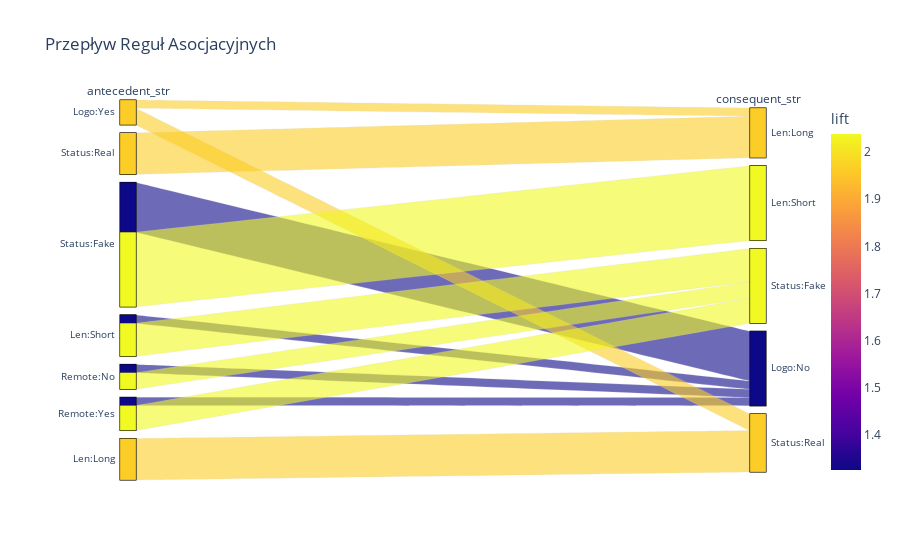

Notebook source saved alongside this figure:
### Markdown cell above
# Zadanie 16

### Code cell
import pandas as pd
import numpy as np
from mlxtend.preprocessing import TransactionEncoder
from mlxtend.frequent_patterns import apriori, association_rules
import plotly.express as px
import matplotlib.pyplot as plt

# 1. WCZYTANIE DANYCH
df = pd.read_csv('FakeJobs/fake_real_job_postings_3000x25.csv')

analysis_df = df.copy()

# 2. PRZETWARZANIE KOLUMN (PREPROCESSING)

# A. Mapowanie celu (is_fake) na czytelne etykiety
analysis_df['is_fake'] = analysis_df['is_fake'].map({1: 'Status:Fake', 0: 'Status:Real', '1': 'Status:Fake', '0': 'Status:Real'})

# B. Mapowanie zmiennych binarnych (has_logo, telecommuting)
analysis_df['has_logo'] = analysis_df['has_logo'].map({1: 'Logo:Yes', 0: 'Logo:No', '1': 'Logo:Yes', '0': 'Logo:No'})
analysis_df['telecommuting'] = analysis_df['telecommuting'].map({1: 'Remote:Yes', 0: 'Remote:No', '1': 'Remote:Yes', '0': 'Remote:No'})

# C. Dyskretyzacja długości tekstu (text_length)
analysis_df['Desc_Length'] = pd.cut(
    analysis_df['text_length'], 
    bins=3, 
    labels=['Len:Short', 'Len:Medium', 'Len:Long']
)

# D. Wybór kolumn do analizy
cols_to_use = [
    'is_fake', 
    'industry', 
    'employment_type', 
    'required_experience_years', 
    'education_level', 
    'job_function',
    'has_logo',
    'telecommuting',
    'Desc_Length',
    'location',
    'salary_range',
    'department',
    'posting_date',
    'application_deadline',
    'num_open_positions'
]

# Tworzymy podzbiór danych
analysis_df = analysis_df[cols_to_use].copy()

# Konwertujemy kolumny typu 'category' (np. Desc_Length) na zwykłe obiekty,
# aby móc wpisać tam dowolny tekst (np. 'Unknown').
for col in analysis_df.columns:
    if analysis_df[col].dtype.name == 'category':
        analysis_df[col] = analysis_df[col].astype('object')
        
# Teraz fillna zadziała bez błędu, bo nie ma już restrykcji kategorii
analysis_df.fillna('Unknown', inplace=True)

# Konwersja wszystkiego na string (dla pewności przed algorytmem Apriori)
for col in analysis_df.columns:
    analysis_df[col] = analysis_df[col].astype(str)

# 3. PRZYGOTOWANIE TRANSAKCJI DLA APRIORI
dataset = []
for index, row in analysis_df.iterrows():
    transaction = []
    for col in analysis_df.columns:
        val = row[col]
        # Pomijamy 'Unknown' żeby nie zaciemniać reguł
        if val != 'Unknown':
            # Jeśli kolumna to nie jest jedna z tych, które już mają prefiks (jak Status:Fake)
            if col not in ['is_fake', 'has_logo', 'telecommuting', 'Desc_Length']:
                transaction.append(f"{col}={val}")
            else:
                transaction.append(val)
    dataset.append(transaction)

# One-Hot Encoding
te = TransactionEncoder()
te_ary = te.fit(dataset).transform(dataset)
df_trans = pd.DataFrame(te_ary, columns=te.columns_)

print(f"Przygotowano {len(df_trans)} transakcji.")

# 4. GENEROWANIE REGUŁ
min_support = 0.16  # Lower if want more rules
min_confidence = 0.8

frequent_itemsets = apriori(df_trans, min_support=min_support, use_colnames=True)
rules = association_rules(frequent_itemsets, metric="confidence", min_threshold=min_confidence)

# 5. FILTROWANIE REGUŁ PROWADZĄCYCH DO 'FAKE'
print("Top reguły wskazujące na fałszywe ogłoszenia:")
fake_rules = rules[
    rules['consequents'].apply(lambda x: 'Status:Fake' in list(x))
]

if not fake_rules.empty:
    display(fake_rules.sort_values(by='lift', ascending=False).head(10)[['antecedents', 'consequents', 'support', 'confidence', 'lift']])
else:
    print("Nie znaleziono silnych reguł dla 'Status:Fake' przy obecnych progach. Spróbuj zmniejszyć min_support.")

# 6. WIZUALIZACJA
# Przygotowanie danych string dla wykresu
rules['antecedent_str'] = rules['antecedents'].apply(lambda x: list(x)[0])
rules['consequent_str'] = rules['consequents'].apply(lambda x: list(x)[0])

fig = px.parallel_categories(
    rules.sort_values('confidence', ascending=False).head(50),
    dimensions=['antecedent_str', 'consequent_str'],
    color="lift",
    title="Przepływ Reguł Asocjacyjnych"
)
fig.show()

### Figure 1 — Plotly figure (JSON) as saved in the notebook; plotly's stock layout.template omitted (floating-point values rounded to 4 significant figures)
{"data": [{"dimensions": [{"label": "antecedent_str", "values": ["Logo:Yes", "Status:Real", "Status:Fake", "Len:Short", "Status:Fake", "Remote:No", "Status:Fake", "Remote:Yes", "Status:Fake", "Status:Fake", "Status:Fake", "Status:Fake", "Len:Short", "Status:Fake", "Remote:No", "Status:Fake", "Status:Fake", "Remote:Yes", "Status:Fake", "Len:Short", "Status:Fake", "Status:Fake", "Len:Long", "Len:Long", "Len:Short", "Status:Fake", "Len:Short", "Status:Fake", "Logo:Yes", "Status:Real", "Status:Real", "Remote:Yes", "Len:Long", "Logo:Yes", "Status:Real", "Len:Long", "Status:Real", "Len:Long", "Remote:No", "Remote:Yes"]}, {"label": "consequent_str", "values": ["Len:Long", "Len:Long", "Len:Short", "Status:Fake", "Len:Short", "Status:Fake", "Len:Short", "Status:Fake", "Logo:No", "Logo:No", "Len:Short", "Logo:No", "Status:Fake", "Len:Short", "Status:Fake", "Len:Short", "Logo:No", "Status:Fake", "Len:Short", "Status:Fake", "Logo:No", "Len:Short", "Status:Real", "Status:Real", "Logo:No", "Len:Short", "Status:Fake", "Logo:No", "Status:Real", "Len:Long", "Len:Long", "Logo:No", "Status:Real", "Status:Real", "Len:Long", "Status:Real", "Len:Long", "Status:Real", "Logo:No", "Status:Fake"]}], "domain": {"x": [0, 1], "y": [0, 1]}, "line": {"color": [1.963, 1.963, 2.038, 2.038, 2.038, 2.038, 2.038, 2.038, 1.326, 1.326, 2.038, 1.326, 2.038, 2.038, 2.038, 2.038, 1.326, 2.038, 2.038, 2.038, 1.326, 2.038, 1.963, 1.963, 1.326, 2.038, 2.038, 1.326, 1.963, 1.963, 1.963, 1.326, 1.963, 1.963, 1.963, 1.963, 1.963, 1.963, 1.326, 2.038], "coloraxis": "coloraxis"}, "name": "", "type": "parcats"}], "layout": {"coloraxis": {"colorbar": {"title": {"text": "lift"}}, "colorscale": [[0, "#0d0887"], [0.1111, "#46039f"], [0.2222, "#7201a8"], [0.3333, "#9c179e"], [0.4444, "#bd3786"], [0.5556, "#d8576b"], [0.6667, "#ed7953"], [0.7778, "#fb9f3a"], [0.8889, "#fdca26"], [1, "#f0f921"]]}, "legend": {"tracegroupgap": 0}, "title": {"text": "Przepływ Reguł Asocjacyjnych"}}}
